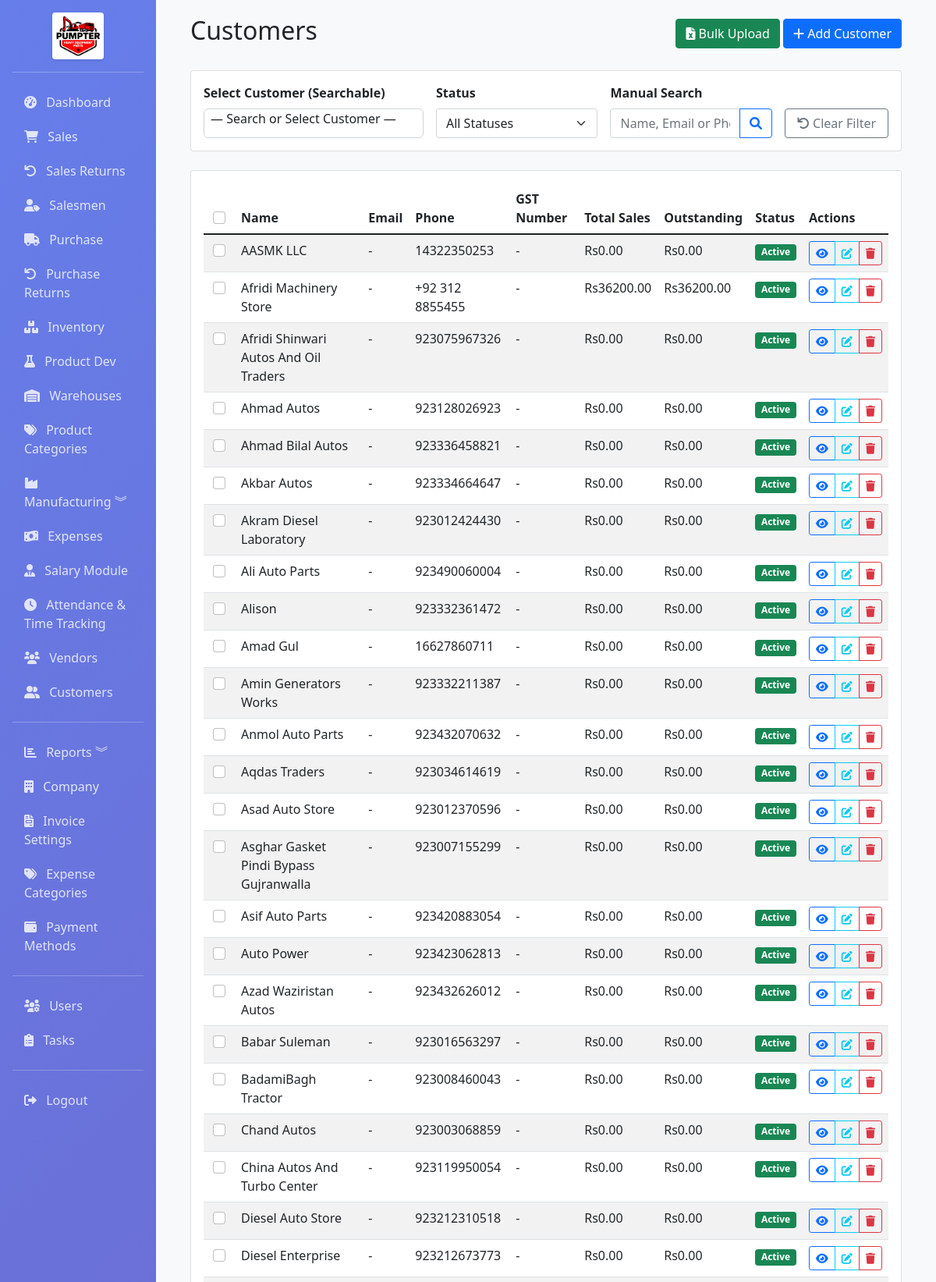
Page /sales/customers (signed in, upper part) on the committed database.
### app/models.py (models this page shows, shortened)
class Customer(db.Model):
    __tablename__ = 'customers'
    id = db.Column(db.Integer, primary_key=True)
    name = db.Column(db.String(100), nullable=False, index=True)
    email = db.Column(db.String(120), index=True)
    phone = db.Column(db.String(20))
    address = db.Column(db.Text)
    gst_number = db.Column(db.String(20), index=True)
    pan_number = db.Column(db.String(20))
    contact_person = db.Column(db.String(100))
    payment_method = db.Column(db.String(50), nullable=True)
    payment_terms = db.Column(db.Integer, default=30)  # Days
    credit_limit = db.Column(db.Float, default=0)
    opening_balance = db.Column(db.Float, default=0)
    is_active = db.Column(db.Boolean, default=True)
    created_at = db.Column(db.DateTime, default=datetime.utcnow)
    updated_at = db.Column(db.DateTime, default=datetime.utcnow, onupdate=datetime.utcnow)
    sales = db.relationship('Sale', backref='customer', lazy=True, cascade='all, delete-orphan')
    advances = db.relationship('CustomerAdvance', backref='customer', lazy=True, cascade='all, delete-orphan')
    @property
    def total_sales(self):
        return sum(sale.total for sale in self.sales)
    @property
    def outstanding_balance(self):
        return sum(sale.total - sale.paid_amount for sale in self.sales if sale.status != 'paid')

class Sale(db.Model):
    __tablename__ = 'sales'
    id = db.Column(db.Integer, primary_key=True)
    invoice_number = db.Column(db.String(50), unique=True, nullable=False, index=True)
    customer_id = db.Column(db.Integer, db.ForeignKey('customers.id'), index=True)
    date = db.Column(db.DateTime, default=datetime.utcnow, index=True)
    due_date = db.Column(db.DateTime)
    currency_id = db.Column(db.Integer, db.ForeignKey('currencies.id'), nullable=True)
    exchange_rate = db.Column(db.Float, default=1)
    subtotal = db.Column(db.Float, default=0)
    tax_rate = db.Column(db.Float, default=0)  # Tax percentage
    tax = db.Column(db.Float, default=0)
    discount_type = db.Column(db.String(10), default='fixed')  # fixed or percentage
    discount = db.Column(db.Float, default=0)
    delivery_charge = db.Column(db.Float, default=0)  # Delivery cost
    advance_applied = db.Column(db.Float, default=0)  # Advance amount applied to this invoice
    total = db.Column(db.Float, default=0)
    status = db.Column(Enum('paid', 'unpaid', 'partial', name='payment_status'), default='unpaid', index=True)
    paid_amount = db.Column(db.Float, default=0)
    vendor_id = db.Column(db.Integer, db.ForeignKey('vendors.id'), index=True, nullable=True)
    vendor = db.relationship('Vendor', backref='sales', lazy=True)
    salesman_id = db.Column(db.Integer, db.ForeignKey('salesmen.id'), index=True, nullable=True)
    notes = db.Column(db.Text)
    terms = db.Column(db.Text)
    created_by = db.Column(db.Integer, db.ForeignKey('users.id'))
    created_at = db.Column(db.DateTime, default=datetime.utcnow)
    updated_at = db.Column(db.DateTime, default=datetime.utcnow, onupdate=datetime.utcnow)
    items = db.relationship('SaleItem', backref='sale', lazy=True, cascade='all, delete-orphan')
    currency = db.relationship('Currency', backref='sales', lazy=True)

### app/routes/sales.py (the view, shortened to what this page needs)
@bp.route('/customers')
@login_required
def customers():
    status = request.args.get('status', 'all')
    search = request.args.get('search', '')
    customer_id = request.args.get('customer_id', type=int)
    query = Customer.query
    if status == 'active':
        query = query.filter_by(is_active=True)
    elif status == 'inactive':
        query = query.filter_by(is_active=False)
    if customer_id:
        query = query.filter_by(id=customer_id)
    customers = query.order_by(Customer.name.asc()).all()
    all_customers = Customer.query.order_by(Customer.name.asc()).all()
    return render_template('sales/customers.html',
                         customers=customers,
                         all_customers=all_customers,
                         current_status=status,
                         search_query=search,
                         selected_customer_id=customer_id)

### app/models.py (called while the page is built)
    @property
    def is_admin(self):
        return self.role == 'admin'

### app/templates/sales/customers.html (shortened to what this page needs)
{% extends "base.html" %}
{% block extra_css %}
<link href="https://cdn.jsdelivr.net/npm/select2@4.1.0-rc.0/dist/css/select2.min.css" rel="stylesheet" />
<link rel="stylesheet" href="https://cdn.jsdelivr.net/npm/select2-bootstrap-5-theme@1.3.0/dist/select2-bootstrap-5-theme.min.css" />
{% endblock %}
{% block content %}
<div class="container-fluid">
    <div class="d-flex justify-content-between align-items-center mb-4">
        <h2>Customers</h2>
        <div>
            <a href="{{ url_for('sales.bulk_upload_customer') }}" class="btn btn-success">
                <i class="fas fa-file-excel"></i> Bulk Upload
            </a>
            <a href="{{ url_for('sales.add_customer') }}" class="btn btn-primary">
                <i class="fas fa-plus"></i> Add Customer
            </a>
        </div>
    </div>
    <div class="card mb-4">
        <div class="card-body">
            <form method="GET" action="{{ url_for('sales.customers') }}" class="row g-3 align-items-end">
                <div class="col-md-4">
                    <label class="form-label fw-bold">Select Customer (Searchable)</label>
                </div>
                <div class="col-md-3">
                    <label class="form-label fw-bold">Status</label>
                    <select name="status" class="form-select" onchange="this.form.submit()">
                        <option value="all" {% if current_status == 'all' %}selected{% endif %}>All Statuses</option>
                    </select>
                </div>
                <div class="col-md-3">
                    <label class="form-label fw-bold">Manual Search</label>
                    <div class="input-group">
                        <input type="text" name="search" class="form-control" placeholder="Name, Email or Phone..." value="{{ search_query if not (search_query in all_customers|map(attribute='name')) else '' }}">
                        <button class="btn btn-outline-primary" type="submit">
                            <i class="fas fa-search"></i>
                        </button>
                    </div>
                </div>
                <div class="col-md-2">
                    <a href="{{ url_for('sales.customers') }}" class="btn btn-outline-secondary w-100">
                        <i class="fas fa-undo"></i> Clear Filter
                    </a>
                </div>
            </form>
        </div>
    </div>
    <div class="card">
        <div class="card-body">
            <div class="table-responsive">
                <table class="table table-striped">
                    <thead>
                        <tr>
                            <th style="width: 40px;" class="text-center">
                                <input type="checkbox" id="selectAll" class="form-check-input">
                            </th>
                            <th>Name</th>
                            <th>Email</th>
                            <th>Phone</th>
                            <th>GST Number</th>
                            <th>Total Sales</th>
                            <th>Outstanding</th>
                            <th>Status</th>
                            <th>Actions</th>
                        </tr>
                    </thead>
                    <tbody>
                        {% for customer in customers %}
                        <tr>
                            <td class="text-center">
                                <input type="checkbox" class="form-check-input customer-checkbox" value="{{ customer.id }}">
                            </td>
                            <td>{{ customer.name }}</td>
                            <td>{{ customer.email or '-' }}</td>
                            <td>{{ customer.phone or '-' }}</td>
                            <td>{{ customer.gst_number or '-' }}</td>
                            <td>Rs{{ "%.2f"|format(customer.total_sales) }}</td>
                            <td>Rs{{ "%.2f"|format(customer.outstanding_balance) }}</td>
                            <td>
                                <span class="badge bg-{{ 'success' if customer.is_active else 'danger' }}">
                                    {{ 'Active' if customer.is_active else 'Inactive' }}
                                </span>
                            </td>
                            <td>
                                <div class="btn-group" role="group">
                                    <a href="{{ url_for('sales.customer_profile', id=customer.id) }}" class="btn btn-sm btn-outline-primary" title="View Profile">
                                        <i class="fas fa-eye"></i>
                                    </a>
                                    <a href="{{ url_for('sales.edit_customer', id=customer.id) }}" class="btn btn-sm btn-outline-info" title="Edit">
                                        <i class="fas fa-edit"></i>
                                    </a>
                                    <button type="button" class="btn btn-sm btn-outline-danger" title="Delete" data-bs-toggle="modal" data-bs-target="#deleteModal{{ customer.id }}">
                                        <i class="fas fa-trash"></i>
                                    </button>
                                </div>
                            </td>
                        </tr>
                        {% endfor %}
                    </tbody>
                </table>
            </div>
        </div>
    </div>
</div>
{% endblock %}

### rows in the picture
Customer: name "AASMK LLC", email "-", phone "14322350253", gst_number "-", total_sales "0.00", outstanding_balance "0.00", is_active "Active"
Customer: name "Afridi Machinery Store", email "-", phone "+92 312 8855455", gst_number "-", is_active "Active"
Sale: total_sales "36200.00", outstanding_balance "36200.00"
Customer: name "Afridi Shinwari Autos And Oil Traders", email "-", phone "923075967326", gst_number "-", total_sales "0.00", outstanding_balance "0.00", is_active "Active"
Customer: name "Ahmad Autos", email "-", phone "923128026923", gst_number "-", total_sales "0.00", outstanding_balance "0.00", is_active "Active"
Customer: name "Ahmad Bilal Autos", email "-", phone "923336458821", gst_number "-", total_sales "0.00", outstanding_balance "0.00", is_active "Active"
Customer: name "Akbar Autos", email "-", phone "923334664647", gst_number "-", total_sales "0.00", outstanding_balance "0.00", is_active "Active"
Customer: name "Akram Diesel Laboratory", email "-", phone "923012424430", gst_number "-", total_sales "0.00", outstanding_balance "0.00", is_active "Active"
Customer: name "Ali Auto Parts", email "-", phone "923490060004", gst_number "-", total_sales "0.00", outstanding_balance "0.00", is_active "Active"
Customer: name "Alison", email "-", phone "923332361472", gst_number "-", total_sales "0.00", outstanding_balance "0.00", is_active "Active"
Customer: name "Amad Gul", email "-", phone "16627860711", gst_number "-", total_sales "0.00", outstanding_balance "0.00", is_active "Active"
Customer: name "Amin Generators Works", email "-", phone "923332211387", gst_number "-", total_sales "0.00", outstanding_balance "0.00", is_active "Active"
Customer: name "Anmol Auto Parts", email "-", phone "923432070632", gst_number "-", total_sales "0.00", outstanding_balance "0.00", is_active "Active"
Customer: name "Aqdas Traders", email "-", phone "923034614619", gst_number "-", total_sales "0.00", outstanding_balance "0.00", is_active "Active"
Customer: name "Asad Auto Store", email "-", phone "923012370596", gst_number "-", total_sales "0.00", outstanding_balance "0.00", is_active "Active"
Customer: name "Asghar Gasket Pindi Bypass Gujranwalla", email "-", phone "923007155299", gst_number "-", total_sales "0.00", outstanding_balance "0.00", is_active "Active"
Customer: name "Asif Auto Parts", email "-", phone "923420883054", gst_number "-", total_sales "0.00", outstanding_balance "0.00", is_active "Active"
Customer: name "Auto Power", email "-", phone "923423062813", gst_number "-", total_sales "0.00", outstanding_balance "0.00", is_active "Active"
Customer: name "Azad Waziristan Autos", email "-", phone "923432626012", gst_number "-", total_sales "0.00", outstanding_balance "0.00", is_active "Active"
Customer: name "Babar Suleman", email "-", phone "923016563297", gst_number "-", total_sales "0.00", outstanding_balance "0.00", is_active "Active"
Customer: name "BadamiBagh Tractor", email "-", phone "923008460043", gst_number "-", total_sales "0.00", outstanding_balance "0.00", is_active "Active"
Customer: name "Chand Autos", email "-", phone "923003068859", gst_number "-", total_sales "0.00", outstanding_balance "0.00", is_active "Active"
Customer: name "China Autos And Turbo Center", email "-", phone "923119950054", gst_number "-", total_sales "0.00", outstanding_balance "0.00", is_active "Active"
Customer: name "Diesel Auto Store", email "-", phone "923212310518", gst_number "-", total_sales "0.00", outstanding_balance "0.00", is_active "Active"
Customer: name "Diesel Enterprise", email "-", phone "923212673773", gst_number "-", total_sales "0.00", outstanding_balance "0.00", is_active "Active"
